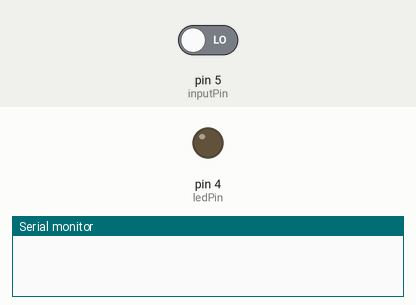
Simulated run of this sketch. Board: Arduino Uno, built with avr-gcc and run on an emulated ATmega328P. Parts: output pins drawn as LEDs (lit = HIGH), the last lines printed to the serial monitor. The test bench sets the inputs (shaded band); at power-on: pin 5 (inputPin) LOW.

Above: at 2.2 s.
2.3 s: pin 5 (inputPin) driven HIGH
At 3.4 s:
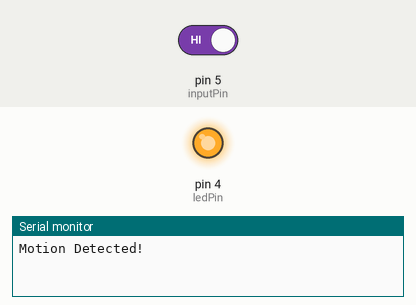
3.8 s: pin 5 (inputPin) driven LOW
At 4.5 s:
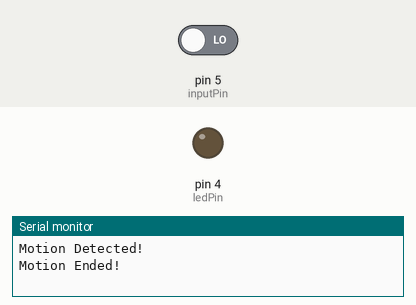
Timing chart, 0 to 6.8 s (numbered marks = the images above; inputs shaded):
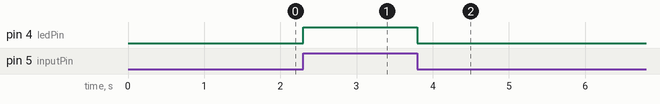

Measured:
- after the input at 2.3 s, pin 4 (ledPin): LOW → HIGH at once
- after the input at 3.8 s, pin 4 (ledPin): HIGH → LOW at once

The sketch:

PIR.ino
```cpp
int inputPin = 5;
int ledPin = 4;
int pirState = LOW;
int val = 0;
void setup() {
  Serial.begin(115200);
  delay(1000);
  pinMode(ledPin,OUTPUT);
  pinMode(inputPin,INPUT);

}

void loop() {
  val = digitalRead(inputPin);
  if(val==HIGH){
    digitalWrite(ledPin,HIGH);
    if(pirState==LOW){
      Serial.println("Motion Detected!");
      pirState = HIGH;
    }
  }
  if(val==LOW){
    digitalWrite(ledPin,LOW);
    if(pirState==HIGH){
      Serial.println("Motion Ended!");
      pirState = LOW;
    }
  }
}
```
